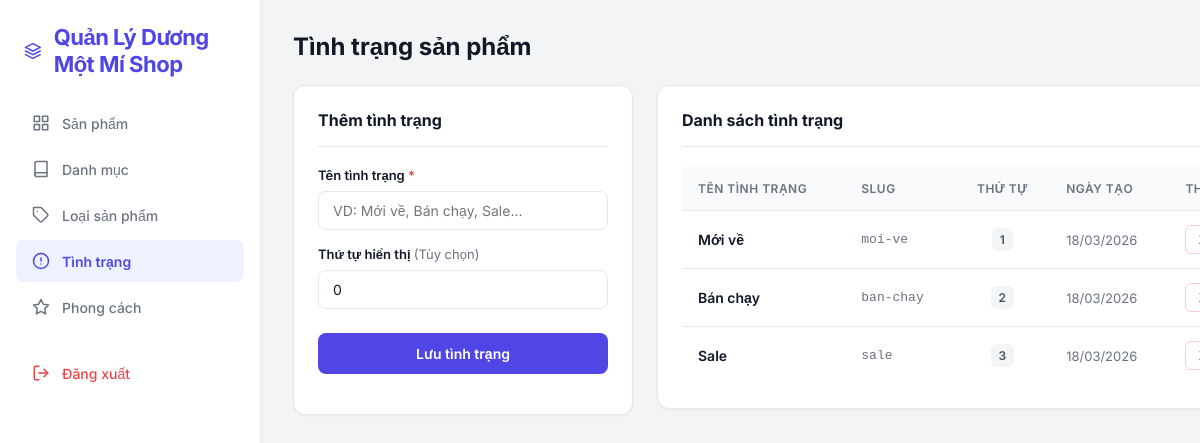
Screenshot of /admin/product_conditions.php (signed in) with the database file from the repository.
### tables this page shows
CREATE TABLE `product_conditions` (
  `id` int(11) NOT NULL,
  `name` varchar(100) NOT NULL,
  `slug` varchar(120) DEFAULT NULL,
  `sort_order` int(11) NOT NULL DEFAULT 0,
  `created_at` timestamp NOT NULL DEFAULT current_timestamp()
);

### config/db.php (called while the page is built, shortened)
<?php
function db(): PDO {
    static $pdo = null;
    if ($pdo === null) {
        $dsn = 'mysql:host=' . DB_HOST . ';dbname=' . DB_NAME . ';charset=utf8mb4';
        $options = [
            PDO::ATTR_ERRMODE => PDO::ERRMODE_EXCEPTION,
            PDO::ATTR_DEFAULT_FETCH_MODE => PDO::FETCH_ASSOC,
        ];
        $pdo = new PDO($dsn, DB_USER, DB_PASS, $options);
    }
    return $pdo;
}

### includes/functions.php (called while the page is built, shortened)
<?php
require_once __DIR__ . '/../config/db.php';
function e($value): string {
    return htmlspecialchars((string)($value ?? ''), ENT_QUOTES, 'UTF-8');
}

### admin/product_conditions.php (the view, shortened to what this page needs)
<?php
require_once __DIR__ . '/../includes/functions.php';
$stmt = db()->query('SELECT id, name, slug, sort_order, created_at FROM product_conditions ORDER BY sort_order ASC, id ASC');
$conditions = $stmt->fetchAll();
?>
<div class="admin-wrapper">
    <aside class="admin-sidebar">
        <div class="sidebar-header">
            <h2>Quản Lý Dương Một Mí Shop</h2>
        </div>
        <ul class="sidebar-menu">
            <li>
                <a href="<?= BASE_URL ?>/admin/products.php">
                    Sản phẩm
                </a>
            </li>
            <li>
                <a href="<?= BASE_URL ?>/admin/categories.php">
                    <svg xmlns="http://www.w3.org/2000/svg" width="18" height="18" viewBox="0 0 24 24" fill="none" stroke="currentColor" stroke-width="2" stroke-linecap="round" stroke-linejoin="round"><path d="M4 19.5A2.5 2.5 0 0 1 6.5 17H20"></path><path d="M6.5 2H20v20H6.5A2.5 2.5 0 0 1 4 19.5v-15A2.5 2.5 0 0 1 6.5 2z"></path></svg>
                    Danh mục
                </a>
            </li>
            <li>
                <a href="<?= BASE_URL ?>/admin/product_types.php">
                    Loại sản phẩm
                </a>
            </li>
            <li>
                <a href="<?= BASE_URL ?>/admin/product_conditions.php" class="active">
                    <svg xmlns="http://www.w3.org/2000/svg" width="18" height="18" viewBox="0 0 24 24" fill="none" stroke="currentColor" stroke-width="2" stroke-linecap="round" stroke-linejoin="round"><circle cx="12" cy="12" r="10"></circle><line x1="12" y1="8" x2="12" y2="12"></line><line x1="12" y1="16" x2="12.01" y2="16"></line></svg>
                    Tình trạng
                </a>
            </li>
            <li>
                <a href="<?= BASE_URL ?>/admin/styles.php">
                    <svg xmlns="http://www.w3.org/2000/svg" width="18" height="18" viewBox="0 0 24 24" fill="none" stroke="currentColor" stroke-width="2" stroke-linecap="round" stroke-linejoin="round"><polygon points="12 2 15.09 8.26 22 9.27 17 14.14 18.18 21.02 12 17.77 5.82 21.02 7 14.14 2 9.27 8.91 8.26 12 2"></polygon></svg>
                    Phong cách
                </a>
            </li>
            <li style="margin-top: 24px;">
                <a href="<?= BASE_URL ?>/admin/logout.php" class="text-danger">
                    Đăng xuất
                </a>
            </li>
        </ul>
    </aside>
    <main class="admin-main">
        <div class="admin-header">
            <h1>Tình trạng sản phẩm</h1>
        </div>
        <div class="category-layout">
            <div class="admin-card">
                <form method="post" action="">
                    <h3>Thêm tình trạng</h3>
                    <div class="form-group">
                        <label for="name">Tên tình trạng <span class="required-mark">*</span></label>
                        <input id="name" type="text" name="name" class="form-control" required placeholder="VD: Mới về, Bán chạy, Sale...">
                    </div>
                    <div class="form-group">
                        <label for="sort_order">Thứ tự hiển thị <span style="font-weight: 400; color: var(--admin-text-muted);">(Tùy chọn)</span></label>
                        <input id="sort_order" type="number" name="sort_order" class="form-control" value="0" placeholder="0">
                    </div>
                    <button class="btn-submit" type="submit">Lưu tình trạng</button>
                </form>
            </div>
            <div class="admin-card">
                <h3>Danh sách tình trạng</h3>
                <div class="table-responsive">
                    <table class="admin-table">
                        <thead>
                            <tr>
                                <th>Tên tình trạng</th>
                                <th>Slug</th>
                                <th style="text-align: center;">Thứ tự</th>
                                <th>Ngày tạo</th>
                                <th>Thao tác</th>
                            </tr>
                        </thead>
                        <tbody>
                        <?php foreach ($conditions as $condition): ?>
                            <tr>
                                <td><strong style="font-weight: 600;"><?= e($condition['name']) ?></strong></td>
                                <td style="color: var(--admin-text-muted); font-size: 13px; font-family: monospace;"><?= e($condition['slug'] ?? '') ?></td>
                                <td style="text-align: center;">
                                    <span style="background: #f3f4f6; padding: 4px 8px; border-radius: 6px; font-size: 12px; font-weight: 600; color: #4b5563;">
                                        <?= (int)$condition['sort_order'] ?>
                                    </span>
                                </td>
                                <td style="font-size: 13px; color: var(--admin-text-muted);"><?= e(date('d/m/Y', strtotime($condition['created_at'] ?? 'now'))) ?></td>
                                <td>
                                    <a class="btn-delete"
                                       onclick="return confirm('Bạn có chắc chắn muốn xóa tình trạng này?');"
                                       href="<?= BASE_URL ?>/admin/product_conditions.php?delete=<?= (int)$condition['id'] ?>">
                                    </a>
                                </td>
                            </tr>
                        <?php endforeach; ?>
                        </tbody>
                    </table>
                </div>
            </div>
        </div>
    </main>
</div>

### admin/product_conditions.php (style rules this page uses)
.admin-wrapper { display: flex; min-height: 100vh; width: 100%; }
.admin-sidebar { width: var(--sidebar-width); background: var(--admin-card); border-right: 1px solid var(--admin-border); flex-shrink: 0; display: flex; flex-direction: column; position: sticky; top: 0; height: 100vh; overflow-y: auto; }
.sidebar-header { padding: 24px; display: flex; align-items: center; gap: 12px; }
.sidebar-header h2 { font-size: 22px; font-weight: 700; margin: 0; color: var(--admin-primary); letter-spacing: -0.5px; }
.sidebar-menu { list-style: none; padding: 0 16px; margin: 0; flex-grow: 1; }
.sidebar-menu li { margin-bottom: 4px; }
.sidebar-menu a { display: flex; align-items: center; gap: 12px; padding: 12px 16px; color: var(--admin-text-muted); text-decoration: none; font-size: 14px; font-weight: 500; border-radius: 8px; transition: all 0.2s ease; }
.sidebar-menu a.active { background-color: #eef2ff; color: var(--admin-primary); font-weight: 600; }
.sidebar-menu a.text-danger { color: var(--admin-danger); margin-top: auto; }
.admin-main { flex-grow: 1; padding: 32px; max-width: calc(100% - var(--sidebar-width)); overflow-x: hidden; }
.admin-header { display: flex; flex-wrap: wrap; justify-content: space-between; align-items: center; gap: 20px; margin-bottom: 24px; }
.admin-header h1 { font-size: 24px; font-weight: 700; margin: 0; color: var(--admin-text-main); }
.category-layout { display: grid; grid-template-columns: 1fr; gap: 24px; }
@media (min-width: 992px) { .category-layout { grid-template-columns: 340px 1fr; align-items: start; } }
.admin-card { background: var(--admin-card); border-radius: var(--admin-radius); box-shadow: var(--admin-shadow-sm); border: 1px solid var(--admin-border); padding: 24px; }
.admin-card h3 { font-size: 16px; font-weight: 700; margin-top: 0; margin-bottom: 20px; padding-bottom: 16px; border-bottom: 1px solid var(--admin-border); color: var(--admin-text-main); }
.form-group { margin-bottom: 16px; }
.form-group label { display: block; font-size: 13px; font-weight: 600; color: var(--admin-text-main); margin-bottom: 8px; }
.required-mark { color: var(--admin-danger); }
.form-control { width: 100%; box-sizing: border-box; padding: 10px 14px; border: 1px solid var(--admin-border); border-radius: 8px; font-size: 14px; color: var(--admin-text-main); outline: none; transition: all 0.2s ease; background-color: #fff; font-family: 'Inter', sans-serif; }
.btn-submit { width: 100%; background-color: var(--admin-primary); color: #fff; padding: 12px; font-size: 14px; font-weight: 600; border-radius: 8px; border: none; cursor: pointer; transition: all 0.2s ease; margin-top: 8px; font-family: 'Inter', sans-serif; }
.table-responsive { width: 100%; overflow-x: auto; -webkit-overflow-scrolling: touch; }
.admin-table { width: 100%; border-collapse: separate; border-spacing: 0; text-align: left; min-width: 600px; }
.admin-table th { background-color: #f9fafb; color: var(--admin-text-muted); font-weight: 600; font-size: 12px; text-transform: uppercase; padding: 14px 16px; border-bottom: 1px solid var(--admin-border); white-space: nowrap; letter-spacing: 0.5px; }
.admin-table td { padding: 14px 16px; vertical-align: middle; border-bottom: 1px solid var(--admin-border); font-size: 14px; color: var(--admin-text-main); }
.admin-table tr:last-child td { border-bottom: none; }
.btn-delete { background-color: #fff; color: var(--admin-danger); border: 1px solid var(--admin-danger-border); padding: 6px 12px; font-size: 12px; font-weight: 500; border-radius: 6px; text-decoration: none; transition: all 0.2s; display: inline-flex; align-items: center; gap: 4px; }

### rows the page displays
product_conditions: name "Mới về", slug "moi-ve", sort_order "1", created_at "18/03/2026"
product_conditions: name "Bán chạy", slug "ban-chay", sort_order "2", created_at "18/03/2026"
product_conditions: name "Sale", slug "sale", sort_order "3", created_at "18/03/2026"
